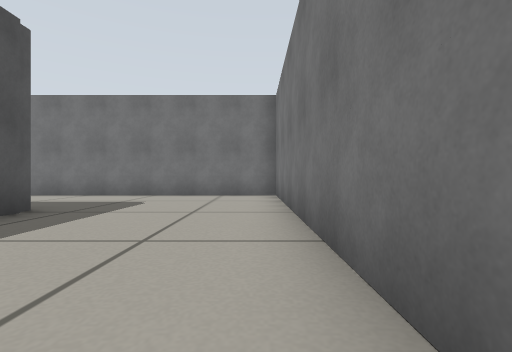
[1] (above)

14 first-person views from a walk through a world built for the Gazebo simulator. The camera is 0.29 m above the floor, looks level and sees 85° across. The floor is counted in squares, 0.5 m on a side. Each view is taken from the middle of a square. On the plan, view 1 faces up. The plan holds only what a view shows up to about 9 squares ahead; the rest is blank.

[2]
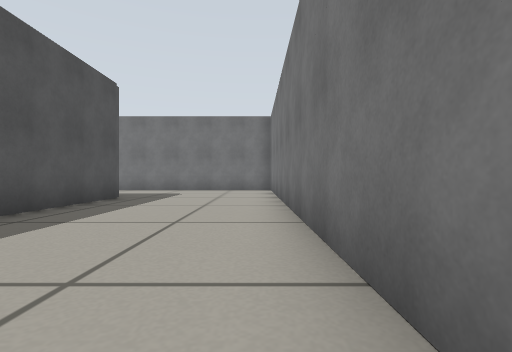

[3]
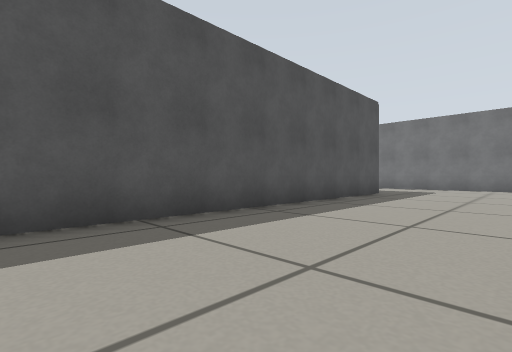

[4]
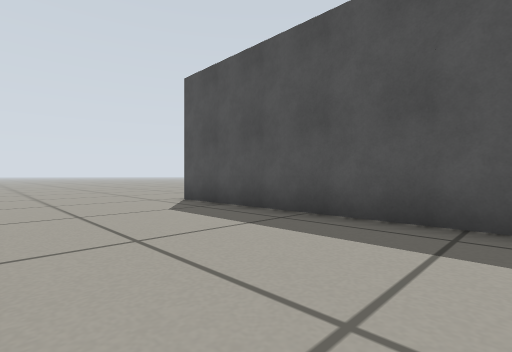

[5]
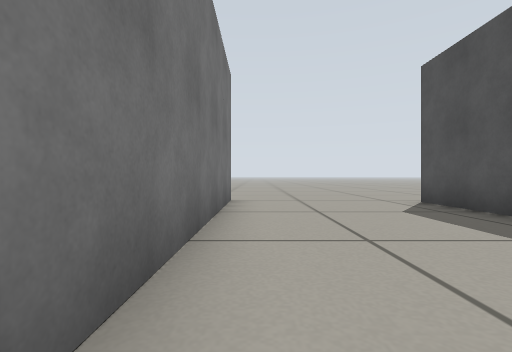

[6]
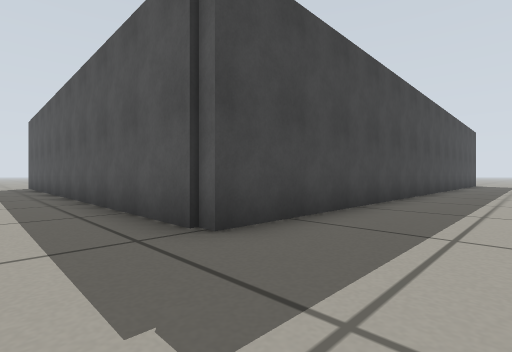

[7]
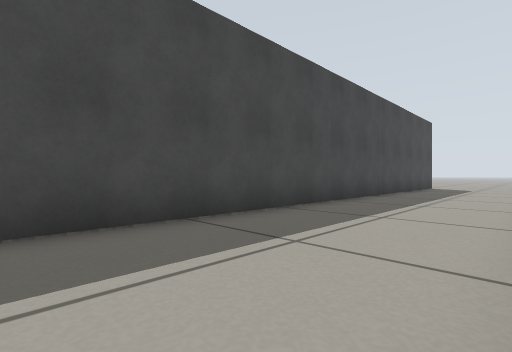

[8]
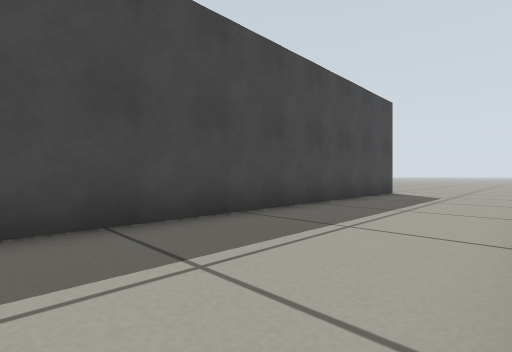

[9]
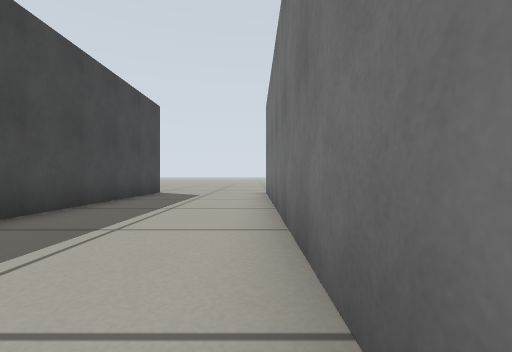

[10]
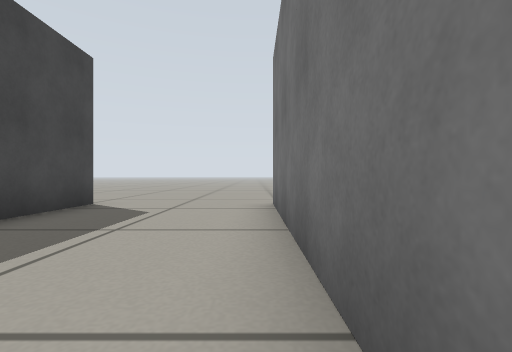

[11]
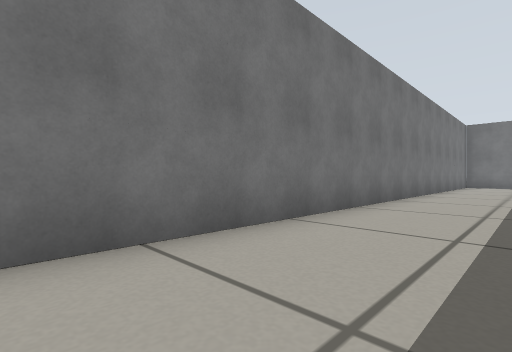

[12]
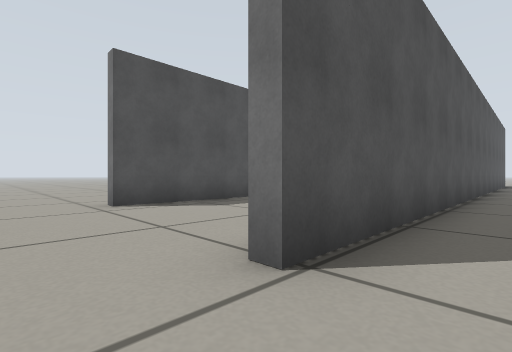

[13]
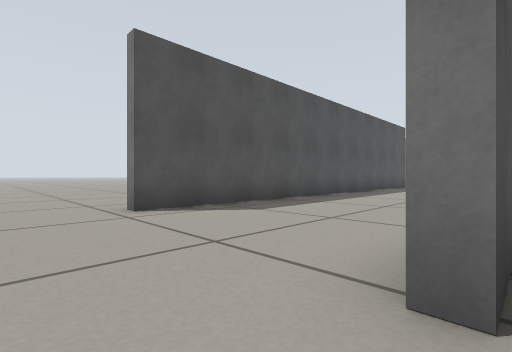

[14]
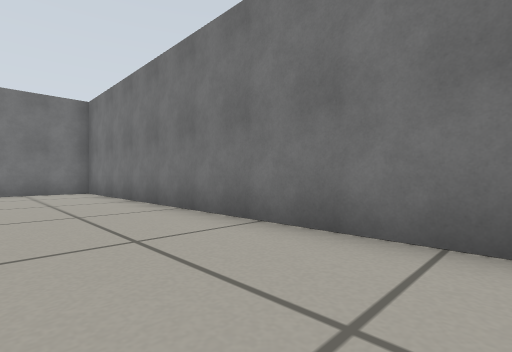

### Floor plan
Points are (right, up) in squares from view 1. A wall is a line through its corners. A room is listed if a view was taken in it or the views show most of it. See-through windows are left out.
Room 1 (views 1, 2, 3, 4, 5, 6, 7, 8, 9, 10, 11, 14)
walls: (0.6, -9.7) (0.6, 8.4) (-16.2, 8.4); (-16.4, 8.4) (-19.8, 8.4); (-21.8, 4.7) (-3.6, 4.7) (-3.6, -9.2)
ways out: opening at (1, -10.5) to room 2; opening at (-22.5, 5); opening at (-4, -10.5)
Room 2 (views 12, 13)
walls: (0.9, 0.5) (0.9, -9.7) (0.6, -9.7)
ways out: opening at (1, -10.5) to room 1

Where each view was taken, in squares from view 1:
view 1: 0 up, 0 right, facing up
view 2: 3 down, 0 right, facing up
view 3: 5 down, 0 right, facing up-left
view 4: 3 down, 0 right, facing down-left
view 5: 3 down, 0 right, facing down
view 6: 7 up, 2 left, facing down-left
view 7: 8 up, 7 left, facing down-left
view 8: 8 up, 12 left, facing down-left
view 9: 8 up, 12 left, facing left
view 10: 8 up, 16 left, facing left
view 11: 6 up, 16 left, facing up-right
view 12: 11 down, 2 right, facing up-left
view 13: 11 down, 1 right, facing up-left
view 14: 2 down, 2 left, facing up-right
